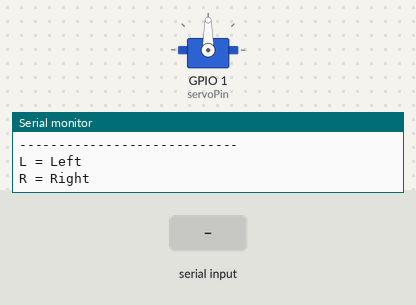
Simulated run of this program. Board: Seeed XIAO ESP32-S3. On the bench: servo, the last lines printed to the serial monitor. Inputs (shaded band) come from the test bench.

Above: at 2.2 s.
2.3 s: "L" received over Serial
At 3.0 s:
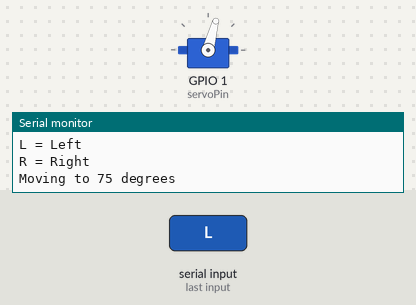
3.8 s: "R" received over Serial
At 4.1 s:
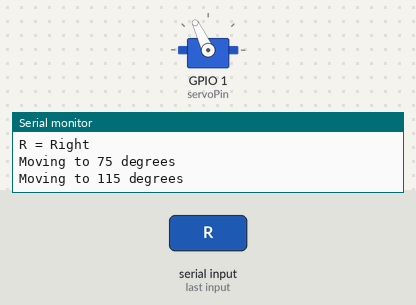
5.3 s: "l" received over Serial
At 6.5 s:
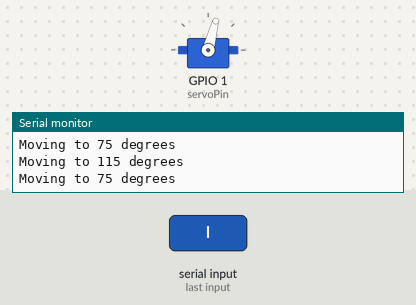
6.8 s: "r" received over Serial
At 7.6 s:
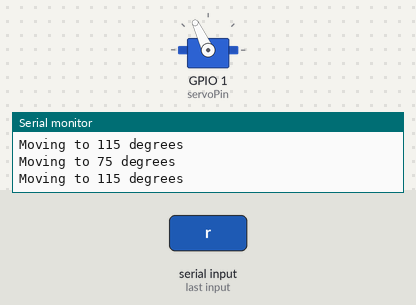
Timing chart, 0 to 9.3 s (numbered marks = the images above; inputs shaded):
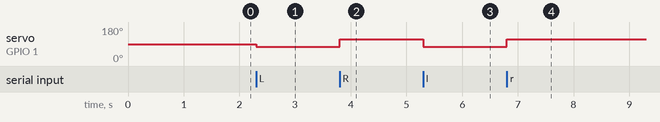

The program:

main.cpp
```cpp
#include <Arduino.h>
#include <ESP32Servo.h>

// Servo signal connected to XIAO D0
const int servoPin = D0;

Servo turnoutServo;

// Starting positions - we will calibrate these
const int LEFT_POSITION  = 75;
const int RIGHT_POSITION = 115;

void moveServo(int position) {
    turnoutServo.write(position);

    Serial.print("Moving to ");
    Serial.print(position);
    Serial.println(" degrees");
}

void setup() {
    Serial.begin(115200);
    delay(1000);

    turnoutServo.setPeriodHertz(50);
    turnoutServo.attach(servoPin, 1000, 2000);

    // Start in the middle
    moveServo(90);

    Serial.println();
    Serial.println("LEGO Track Switch Controller");
    Serial.println("----------------------------");
    Serial.println("L = Left");
    Serial.println("R = Right");
}

void loop() {
    if (Serial.available() > 0) {
        char command = Serial.read();

        switch (command) {
            case 'L':
            case 'l':
                moveServo(LEFT_POSITION);
                break;

            case 'R':
            case 'r':
                moveServo(RIGHT_POSITION);
                break;

            default:
                break;
        }
    }
}
```

Measured:
- after the input at 2.3 s, servo on GPIO 1 (servoPin): 90° → 75° at once
- after the input at 3.8 s, servo on GPIO 1 (servoPin): 75° → 115° at once
- after the input at 5.3 s, servo on GPIO 1 (servoPin): 115° → 75° at once
- after the input at 6.8 s, servo on GPIO 1 (servoPin): 75° → 115° at once
